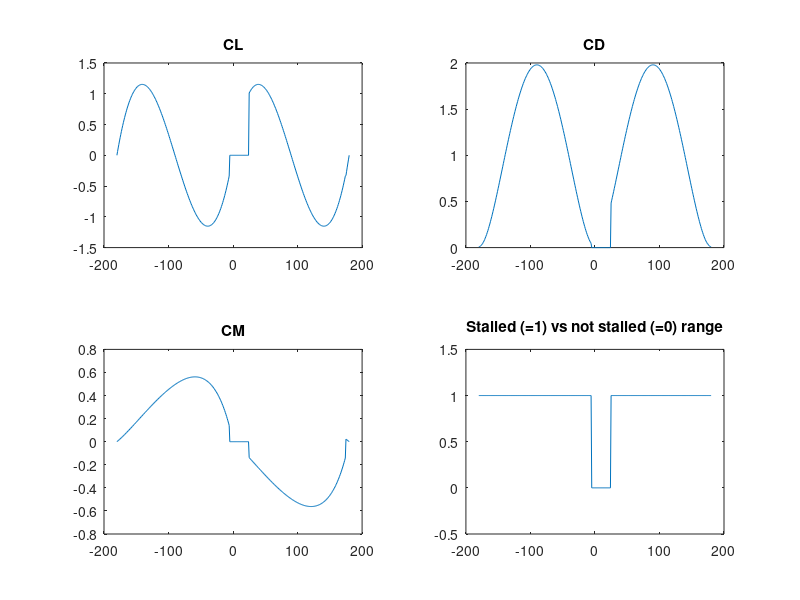

The MATLAB script that drew this image:
%Lindenburg stall model
clc; clear;
i = 0;

for alpha_0 = deg2rad(-180:1:180)
        
    i = i+1;
    
    alpha_high_S = deg2rad(24);
    alpha_low_S  = deg2rad(-5);

    c_d_90 = 1.98;
    c_d_0 = 0.02;
    
    AoA = alpha_0;

    
% NOT Stalled
    if (AoA >= alpha_low_S) && (AoA <= alpha_high_S)
        % Assume when airfoil is "backwards" (+/- 180 deg) then it is also
        % in the "stalled regime"
        
        % Known data here
        
%         c_l = 2*pi*AoA;
%         c_t = c_d_0*cos(AoA);
%         c_n = (c_l + c_t*sin(AoA))/(cos(AoA));
%         c_d = c_n*sin(AoA)+c_t*cos(AoA);
%         c_m = -c_n*(0.25-(0.175*(1-(2*AoA/pi))));
      
        c_d = 0;
        c_l = 0;
        c_m = 0;

        j(i) = 0;
        
% Stalled        
    else 
        
    % Handle AoA to be within 0 -> 180 range    
    if AoA < alpha_low_S
        AoA = AoA + pi;
    elseif AoA >= (pi+alpha_low_S)
        AoA = AoA - pi; 
    end
       
    % c_l and c_d
        c_n = c_d_90*(sin(AoA))./(0.56+0.44*sin(AoA));
        c_t = 0.5*c_d_0*cos(AoA);
        c_l = c_n*cos(AoA)-c_t*sin(AoA);
        c_d = c_n*sin(AoA)+c_t*cos(AoA);
        
    % c_m
        c_n = c_d_90*(sin(AoA))./(0.56+0.44*sin(AoA));
        c_m = -c_n*(0.25-(0.175*(1-(2*AoA/pi))));

        if alpha_0<0
            c_m = -c_m;
        end
        
        
        j(i) = 1;
        
    end
    
        c_l_store(i) = c_l;
        c_t_store(i) = c_t;
        c_n_store(i) = c_n;
        c_d_store(i) = c_d;
        c_m_store(i) = c_m; 
        alpha_store(i) = alpha_0;
end

figure
subplot(2,2,1)
plot(rad2deg(alpha_store), c_l_store)
title('CL')

subplot(2,2,2)
plot(rad2deg(alpha_store), c_d_store)
title('CD')

subplot(2,2,3)
plot(rad2deg(alpha_store),c_m_store)
title('CM')

subplot(2,2,4)
plot(rad2deg(alpha_store),j)
title('Stalled (=1) vs not stalled (=0) range')
ylim([-0.5 1.5])